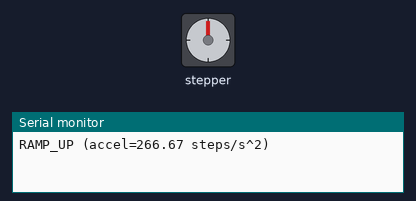
Recording of a sketch running on a simulated Raspberry Pi Pico. Shown: stepper motor, the last lines printed to the serial monitor. Stepper angles assume 200 steps per turn.

Above: at 0.15 s.
At 2.25 s:
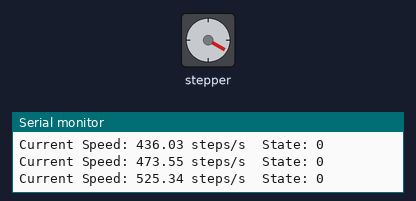
At 4.05 s:
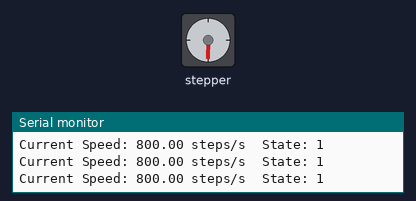
At 8.3 s:
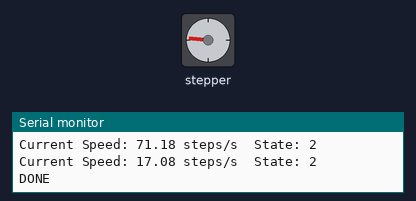
Timing chart, 0 to 9.8 s (numbered marks = the images above):
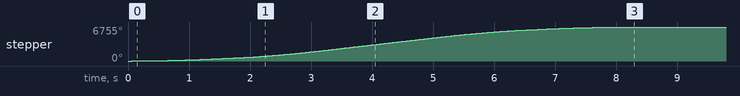

Measured:
- by itself, stepper: turns 6755° clockwise in 8.2 s

The sketch:

motor_stepper_355.ino
```cpp
// snippet: motor_stepper_355
// tags: motor, stepper, direction, accelstepper
// not-tags: 28byj48, uln2003, 4wire, 2048
// boards: avr, esp32, megaavr, nano33iot, romi32u4, rp2040
// library: AccelStepper
// description: Ramp AccelStepper (step=3, dir=4) from 0 to 800 steps/s over 3 seconds, hold for 2 seconds, then …
// prompts: accelstepper, (step=3, dir=4), steps/s, seconds, seconds
// verified: compile-only
// source: kd-generated (id 355)
// exact-include: AccelStepper.h

#include <AccelStepper.h>

AccelStepper stepper(AccelStepper::DRIVER, 3, 4);

const unsigned long RAMP_TIME = 3000;      // 3 seconds to reach target speed
const unsigned long HOLD_TIME = 2000;      // 2 seconds at full speed
const unsigned long PRINT_INTERVAL = 200;  // 200 ms status print
const int TARGET_SPEED = 800;              // steps/sec

// Acceleration so the ramp from 0 to 800 steps/s takes exactly 3 seconds:
// accel = Δspeed / Δtime = 800 / 3.0 ≈ 266.67 steps/s²
const float RAMP_ACCEL = TARGET_SPEED / (RAMP_TIME / 1000.0);

// State machine: RAMP_UP → HOLD → RAMP_DOWN → DONE
enum RampState { RAMP_UP, HOLD, RAMP_DOWN, DONE };
RampState state = RAMP_UP;

unsigned long stateStartMs = 0;
unsigned long lastPrintMs = 0;

void setup() {
  Serial.begin(9600);
  stepper.setMaxSpeed(TARGET_SPEED);
  stepper.setAcceleration(RAMP_ACCEL);

  // Issue a very large move so the motor accelerates to maxSpeed and
  // keeps running — we control the phase transitions via timers.
  stepper.move(1000000L);  // relative move (steps added to current pos); call ONCE
  stateStartMs = millis();
  Serial.print("RAMP_UP (accel=");
  Serial.print(RAMP_ACCEL);
  Serial.println(" steps/s^2)");
}

void loop() {
  unsigned long now = millis();
  stepper.run();  // MUST call every iteration

  switch (state) {
    case RAMP_UP:
      // After 3s the motor has reached TARGET_SPEED — transition to HOLD
      if (now - stateStartMs >= RAMP_TIME) {
        state = HOLD;
        stateStartMs = now;
        Serial.println("HOLD");
      }
      break;

    case HOLD:
      // Hold at full speed for 2s, then decelerate
      if (now - stateStartMs >= HOLD_TIME) {
        // stop() decelerates at the same acceleration rate — ~3s to halt
        stepper.stop();
        state = RAMP_DOWN;
        stateStartMs = now;
        Serial.println("RAMP_DOWN");
      }
      break;

    case RAMP_DOWN:
      // Wait until the motor has fully stopped
      if (stepper.distanceToGo() == 0) {
        state = DONE;
        Serial.println("DONE");
      }
      break;

    case DONE:
      // Motor stopped — nothing more to do
      break;
  }

  // Periodic speed print (uses separate timer so it never starves)
  if (now - lastPrintMs >= PRINT_INTERVAL) {
    lastPrintMs = now;
    Serial.print("Current Speed: ");
    Serial.print(stepper.speed());
    Serial.print(" steps/s  State: ");
    Serial.println(state);
  }
}
```
